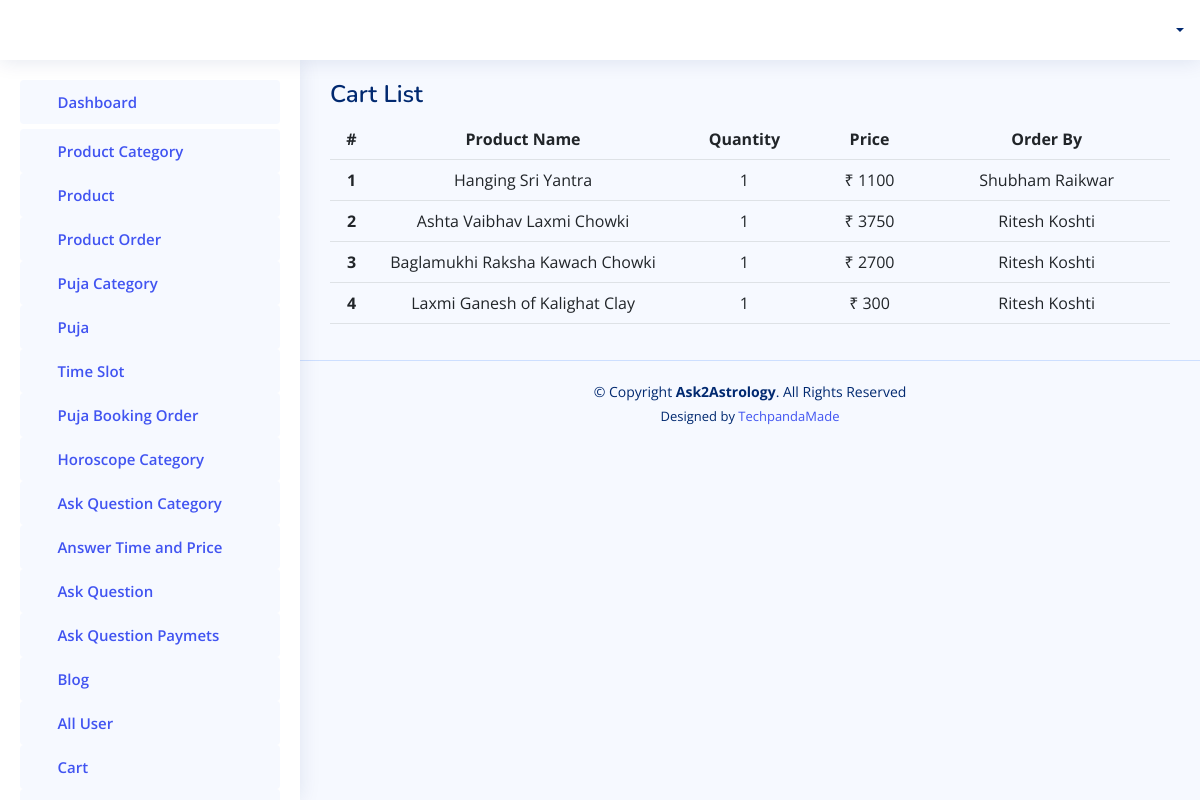
Page /admin-panel/allcarts/ on the committed database.
### userapp/models.py (models this page shows)
class Cart(models.Model):
	class Meta():
		unique_together = ('user', 'product')     #using unique together do not create duplicate cart
	quantity = models.CharField(max_length=12, null=True)
	user = models.ForeignKey(User, on_delete=models.CASCADE)
	product = models.ForeignKey(Products, on_delete=models.CASCADE)
	address = models.CharField(max_length=350, null=True)

### adminapp/models.py (models this page shows, shortened)
class Products(models.Model):
    prodname = models.CharField(max_length=200, null=True)
    prodpicture = models.ImageField(upload_to=filepath2, blank=True, null=True)
    discription = models.CharField(max_length=500, null=True)
    price = models.CharField(max_length=200, null=True)
    quantity = models.CharField(max_length=200, null=True)
    category = models.ForeignKey(CategoryOfProduct, on_delete=models.CASCADE)
    offers = models.CharField(max_length=200, default=0)
    offerprice = models.CharField(max_length=200, default=0)
    active_status = models.BooleanField(default=True)

### accounts/models.py (models this page shows)
class User(AbstractUser):
    is_user = models.BooleanField(default=False)
    contactno = models.CharField(max_length=12, null=True)
    profilepicture = models.ImageField(upload_to=filepath, blank=True, null=True)
    gender = models.CharField(max_length=12, null=True)
    language = models.CharField(max_length=50, null=True)
    dateofbirth = models.CharField(max_length=20, null=True)
    marital_status = models.CharField(max_length=50, null=True)
    timeofbirth = models.CharField(max_length=20, null=True)
    placeofbirth = models.CharField(max_length=100, null=True)
    currentaddress = models.CharField(max_length=300, null=True)
    mobileno = models.CharField(max_length=300, null=True)
    countrycode = models.CharField(max_length=50, null=True)
    houseno = models.CharField(max_length=300, null=True)
    area = models.CharField(max_length=300, null=True)
    landmark = models.CharField(max_length=300, null=True)
    pincode = models.CharField(max_length=300, null=True)
    towncity = models.CharField(max_length=300, null=True)
    state = models.CharField(max_length=300, null=True)

### adminapp/views.py (the view)
# urls.py: path('allcarts/', views.GetAllCarts),
def GetAllCarts(request):
    cart = Cart.objects.all().order_by('-id')
    return render(request, "admintemp/cartlist.html", {'carts':cart})

### templates/admintemp/cartlist.html (shortened to what this page needs)
{% extends 'admintemp/index.html' %}
{% load static %}
  {% block content %}
  <main id="main" class="main">
    <div class="pagetitle">
      <h1>Cart List</h1>
    </div>
    <section class="section">
      <div class="row">
        <div class="col-lg-12">
          <div class="">
            <div class="card-body" >
              <table class="table">
                <thead>
                  <tr  style="text-align:center;">
                    <th scope="col">#</th>
                    <th scope="col">Product Name</th>
                    <th scope="col">Quantity</th>
                    <th scope="col">Price</th>
                    <th scope="col">Order By</th>
                  </tr>
                </thead>
                <tbody>
                  {% for ky in carts %}
                  <tr style="text-align:center;">
                    <th scope="row">{{forloop.counter}}</th>
                    <td width="300px">
                    {{ ky.product.prodname }}
                    </td>
                    <td>{{ ky.quantity }}</td>
                    <td>₹ {{ ky.product.price }}</td>
                    <td>{{ ky.user.first_name }} {{ ky.user.last_name }}</td>
                    </tr>
                  {% endfor %}
                </tbody>
              </table>
            </div>
          </div>
      </div>
    </section>
  </main>
  {% endblock content %}

### static/assets2/css/style.css (style rules this page uses)
:root { scroll-behavior: smooth; }
body { font-family: "Open Sans", sans-serif; background: #f6f9ff; color: #444444; }
h1, h2, h3, h4, h5, h6 { font-family: "Nunito", sans-serif; }
#main { margin-top: 60px; padding: 20px 30px; transition: all 0.3s; }
.pagetitle { margin-bottom: 10px; }
.pagetitle h1 { font-size: 24px; margin-bottom: 0; font-weight: 600; color: #012970; }
.card-body { padding: 0 20px 20px 2 0px; }
@media (min-width: 1200px) { #main, #footer { margin-left: 300px; } }

### rows in the picture
Cart: product.prodname "Hanging Sri Yantra", quantity "1", product.price "1100", user.first_name "Shubham", user.last_name "Raikwar"
Cart: product.prodname "Ashta Vaibhav Laxmi Chowki", quantity "1", product.price "3750", user.first_name "Ritesh", user.last_name "Koshti"
Cart: product.prodname "Baglamukhi Raksha Kawach Chowki", quantity "1", product.price "2700", user.first_name "Ritesh", user.last_name "Koshti"
Cart: product.prodname "Laxmi Ganesh of Kalighat Clay", quantity "1", product.price "300", user.first_name "Ritesh", user.last_name "Koshti"
